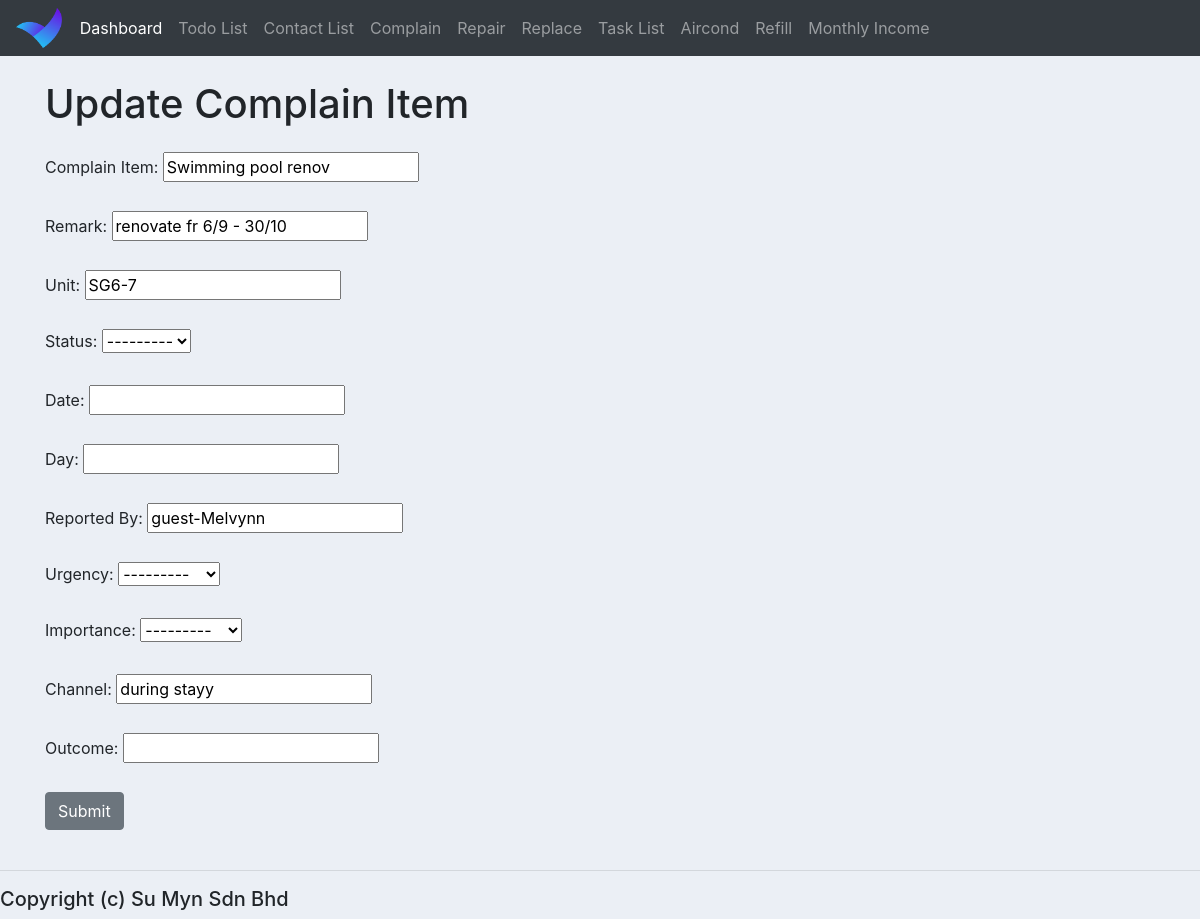
The app's page /update_complain_list/1 with its own data.
### homestay_app/models.py (models this page shows, shortened)
class ComplainList(models.Model):
    STATUS = (
        ("Pending", "Pending"),
        ("Done", "Done"),
    )
    URGENCY = (
        ("5-Extreme", "5-Extreme"),
        ("4-Very", "4-Very"),
        ("3-Normal", "3-Normal"),
        ("2-Less", "2-Less"),
        ("1-Not", "1-Not"),
    )
    IMPORTANCE = (
        ("5-Extreme", "5-Extreme"),
        ("4-Very", "4-Very"),
        ("3-Normal", "3-Normal"),
        ("2-Less", "2-Less"),
        ("1-Not", "1-Not"),
    )
    complain_item = models.CharField(max_length=200, null=True, blank=True)
    remark = models.CharField(max_length=200, null=True, blank=True)
    unit = models.CharField(max_length=30, null=True, blank=True)
    status =  models.CharField(max_length=30, blank=True, null=True, choices=STATUS)
    date = models.CharField(max_length=200, null=True, blank=True)
    day = models.CharField(max_length=200, null=True, blank=True)
    reported_by = models.CharField(max_length=200, null=True, blank=True)
    urgency = models.CharField(max_length=30, blank=True, null=True, choices=URGENCY)
    importance = models.CharField(max_length=30, blank=True, null=True, choices=IMPORTANCE)
    channel = models.CharField(max_length=200, null=True, blank=True)
    outcome = models.CharField(max_length=200, null=True, blank=True)
    created_at = models.DateTimeField(auto_now_add=True, null=True, blank=True)
    updated_at = models.DateTimeField(auto_now=True, null=True, blank=True)

### homestay_app/views.py (the view)
# urls.py: path('update_complain_list/<str:pk>', views.updateComplainList, name='updateComplainList'),
def updateComplainList(request, pk):
    complain_list = ComplainList.objects.get(id=pk)
    form = ComplainListForm(instance=complain_list)
    if request.method == "POST":
        form = ComplainListForm(request.POST, instance=complain_list)
        if form.is_valid():
            form.save()
            return redirect('/table_complain_list/')
    context = {'form':form, 'complain_item':complain_list}
    return render(request, "form_complain_list.html", context)

### homestay_app/forms.py
class ComplainListForm(ModelForm):
    class Meta:
        model = ComplainList
        fields = '__all__'

### homestay_app/templates/form_complain_list.html (shortened to what this page needs)
{% extends 'base.html' %}
{% block content %}
    <div class="container">
        <h1 class="mt-4 mb-4">{% if complain_item %}Update{% else %}Add{% endif %} Complain Item</h1>
        <form method="post">
            <div class="form-group mb-4">
                <label for="complain_item">Complain Item:</label>
                {{ form.complain_item }}
            </div>
            <div class="form-group mb-4">
                <label for="remark">Remark:</label>
                {{ form.remark }}
            </div>
            <div class="form-group mb-4">
                <label for="unit">Unit:</label>
                {{ form.unit }}
            </div>
            <div class="form-group mb-4">
                <label for="status">Status:</label>
                {{ form.status }}
            </div>
            <div class="form-group mb-4">
                <label for="date">Date:</label>
                {{ form.date }}
            </div>
            <div class="form-group mb-4">
                <label for="day">Day:</label>
                {{ form.day }}
            </div>
            <div class="form-group mb-4">
                <label for="reported_by">Reported By:</label>
                {{ form.reported_by }}
            </div>
            <div class="form-group mb-4">
                <label for="urgency">Urgency:</label>
                {{ form.urgency }}
            </div>
            <div class="form-group mb-4">
                <label for="importance">Importance:</label>
                {{ form.importance }}
            </div>
            <div class="form-group mb-4">
                <label for="channel">Channel:</label>
                {{ form.channel }}
            </div>
            <div class="form-group mb-4">
                <label for="outcome">Outcome:</label>
                {{ form.outcome }}
            </div>
            <button class="btn btn-secondary mb-4" type="submit">Submit</button>
        </form>
    </div>
{% endblock %}

### static/css/base.css (style rules this page uses)
body { background-color: #ebeff5; }

### records on screen
ComplainList: complain_item "Swimming pool renov", remark "renovate fr 6/9 - 30/10", unit "SG6-7", status "---------", reported_by "guest-Melvynn", urgency "---------", importance "---------", channel "during stayy"
